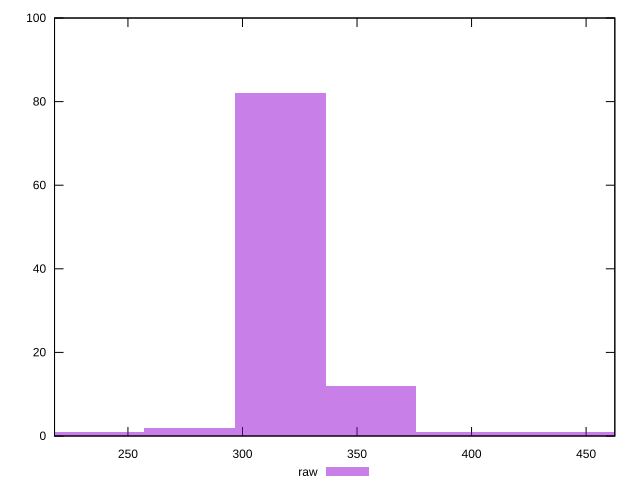

Here is the gnuplot script that generated this plot:
reset

$raw <<EOF
316.4716737853155 82
237.35375533898662 1
276.91271456215105 2
474.70751067797323 1
356.0306330084799 12
395.58959223164436 1
435.1485514548088 1
EOF

set key outside below
set boxwidth 39.558959223164436
set xrange [217.95400142669678:462.538]
set yrange [0:100]
set trange [0:100]
set style fill transparent solid 0.5 noborder
set terminal svg size 640, 490 enhanced background rgb 'white'
set output "reports/report_00028_2021-02-24T12-49-42.674Z/uses-rel-preconnect/samples/astro/raw/histogram.svg"

plot $raw title "raw" with boxes

reset
